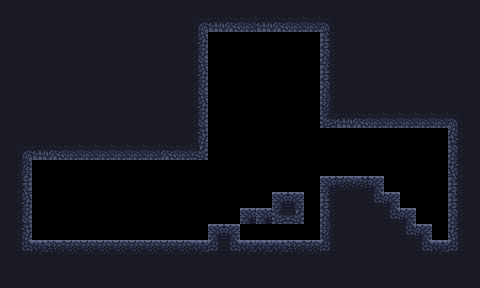

Rendered tile map (Tiled .tmx) drawn with the repository's tilesets; below, a short description and the full map source, tile grids included:
An orthogonal 30x18 tile map with 16x16 px tiles, 2 tile layers (Main_collision, No_collision) and 1 object (Player).

<map version="1.10" tiledversion="1.11.1" orientation="orthogonal" renderorder="right-down" width="30" height="18" tilewidth="16" tileheight="16" infinite="0" nextlayerid="4" nextobjectid="2">
 <tileset firstgid="1" source="main_tileset.tsx" />
 <layer id="1" name="Main_collision" width="30" height="18">
  <data encoding="csv">
0,0,0,0,0,0,0,0,0,0,0,0,0,0,0,0,0,0,0,0,0,0,0,0,0,0,0,0,0,0,
0,0,0,0,0,0,0,0,0,0,0,0,20,63,64,65,63,64,65,65,24,0,0,0,0,0,0,0,0,0,
0,0,0,0,0,0,0,0,0,0,0,0,32,0,0,0,0,0,0,0,26,0,0,0,0,0,0,0,0,0,
0,0,0,0,0,0,0,0,0,0,0,0,44,0,0,0,0,0,0,0,38,0,0,0,0,0,0,0,0,0,
0,0,0,0,0,0,0,0,0,0,0,0,32,0,0,0,0,0,0,0,26,0,0,0,0,0,0,0,0,0,
0,0,0,0,0,0,0,0,0,0,0,0,44,0,0,0,0,0,0,0,38,0,0,0,0,0,0,0,0,0,
0,0,0,0,0,0,0,0,0,0,0,0,32,0,0,0,0,0,0,0,50,0,0,0,0,0,0,0,0,0,
0,0,0,0,0,0,0,0,0,0,0,0,44,0,0,0,0,0,0,0,62,63,64,65,65,65,65,65,24,0,
0,0,0,0,0,0,0,0,0,0,0,0,56,0,0,0,0,0,0,0,0,0,0,0,0,0,0,0,36,0,
0,20,63,64,65,65,65,65,65,65,64,65,66,0,0,0,0,0,0,0,0,0,0,0,0,0,0,0,48,0,
0,30,0,0,0,0,0,0,0,0,0,0,0,0,0,0,0,0,0,0,0,0,0,0,0,0,0,0,60,0,
0,54,0,0,0,0,0,0,0,0,0,0,0,0,0,0,0,0,0,0,14,70,15,18,0,0,0,0,26,0,
0,32,0,0,0,0,0,0,0,0,0,0,0,0,0,0,0,14,18,0,26,0,0,68,18,0,0,0,26,0,
0,44,0,0,0,0,0,0,0,0,0,0,0,0,0,14,14,62,66,0,38,0,0,0,68,18,0,0,48,0,
0,56,0,0,0,0,0,0,0,0,0,0,0,14,18,0,0,0,0,0,50,0,0,0,0,68,18,0,60,0,
0,68,69,16,17,17,17,17,17,17,17,17,71,72,68,69,69,69,16,17,72,0,0,0,0,0,68,71,72,0,
0,0,0,0,0,0,0,0,0,0,0,0,0,0,0,0,0,0,0,0,0,0,0,0,0,0,0,0,0,0,
0,0,0,0,0,0,0,0,0,0,0,0,0,0,0,0,0,0,0,0,0,0,0,0,0,0,0,0,0,0
</data>
 </layer>
 <layer id="3" name="No_collision" width="30" height="18">
  <data encoding="csv">
40,40,40,40,40,40,40,40,40,40,40,40,40,40,40,40,40,40,40,40,40,40,40,40,40,40,40,40,40,40,
40,40,40,40,40,40,40,40,40,40,40,40,0,0,0,0,0,0,0,0,0,40,40,40,40,40,40,40,40,40,
40,40,40,40,40,40,40,40,40,40,40,40,0,0,0,0,0,0,0,0,0,40,40,40,40,40,40,40,40,40,
40,40,40,40,40,40,40,40,40,40,40,40,0,0,0,0,0,0,0,0,0,40,40,40,40,40,40,40,40,40,
40,40,40,40,40,40,40,40,40,40,40,40,0,0,0,0,0,0,0,0,0,40,40,40,40,40,40,40,40,40,
40,40,40,40,40,40,40,40,40,40,40,40,0,0,0,0,0,0,0,0,0,40,40,40,40,40,40,40,40,40,
40,40,40,40,40,40,40,40,40,40,40,40,0,0,0,0,0,0,0,0,0,40,40,40,40,40,40,40,40,40,
40,40,40,40,40,40,40,40,40,40,40,40,0,0,0,0,0,0,0,0,0,0,0,0,0,0,0,0,0,40,
40,40,40,40,40,40,40,40,40,40,40,40,0,0,0,0,0,0,0,0,0,0,0,0,0,0,0,0,0,40,
40,0,0,0,0,0,0,0,0,0,0,0,0,0,0,0,0,0,0,0,0,0,0,0,0,0,0,0,0,40,
40,0,0,0,0,0,0,0,0,0,0,0,0,0,0,0,0,0,0,0,0,0,0,0,0,0,0,0,0,40,
40,0,0,0,0,0,0,0,0,0,0,0,0,0,0,0,0,0,0,0,0,0,0,0,0,0,0,0,0,40,
40,0,0,0,0,0,0,0,0,0,0,0,0,0,0,0,0,0,0,0,0,40,40,0,0,0,0,0,0,40,
40,0,0,0,0,0,0,0,0,0,0,0,0,0,0,0,0,0,0,0,0,40,40,40,0,0,0,0,0,40,
40,0,0,0,0,0,0,0,0,0,0,0,0,0,0,0,0,0,0,0,0,40,40,40,40,0,0,0,0,40,
40,0,0,0,0,0,0,0,0,0,0,0,0,0,0,0,0,0,0,0,0,40,40,40,40,40,0,0,0,40,
40,40,40,40,40,40,40,40,40,40,40,40,40,40,40,40,40,40,40,40,40,40,40,40,40,40,40,40,40,40,
40,40,40,40,40,40,40,40,40,40,40,40,40,40,40,40,40,40,40,40,40,40,40,40,40,40,40,40,40,40
</data>
 </layer>
 <objectgroup id="2" name="Objects">
  <object id="1" name="Player" x="80" y="224">
   <point />
  </object>
 </objectgroup>
</map>
